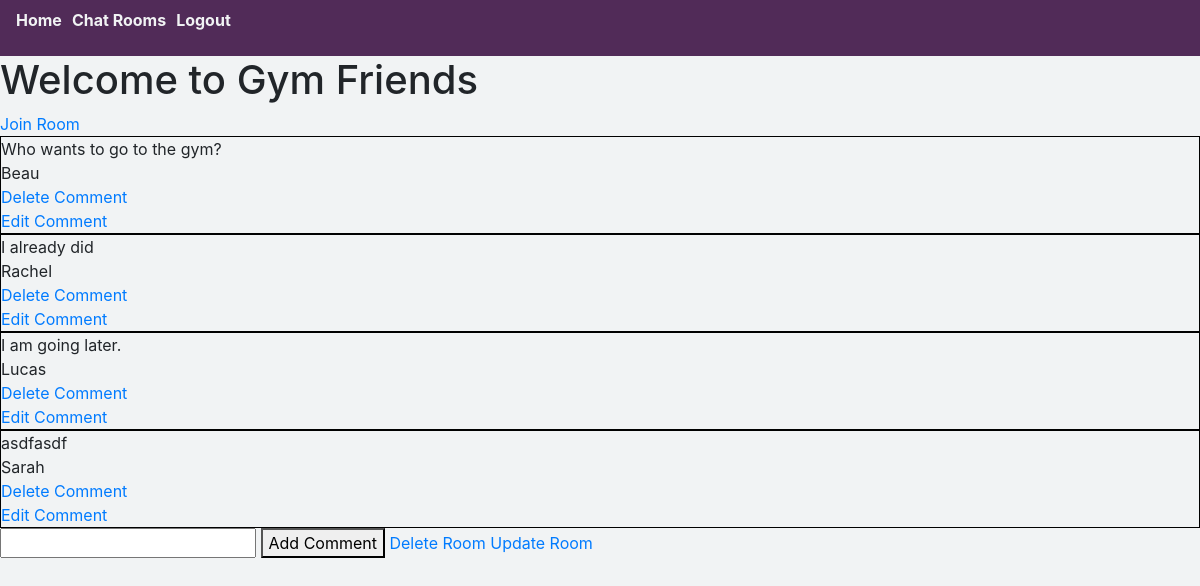
The app's page /3/chat_room_detail (signed in) with its own data.
### chat_app/models.py (models this page shows, shortened)
class Room(models.Model):
    name = models.CharField(max_length=255)
    description = models.CharField(max_length=255, null=True)
    created_by = models.ForeignKey(User, on_delete=models.CASCADE, null=True, related_name='rooms')
    members = models.ManyToManyField(User)

class Message(models.Model):
    text = models.CharField(max_length=255, null=True)
    user = models.ForeignKey(User, on_delete=models.CASCADE, null=True)
    room = models.ForeignKey(Room, on_delete=models.CASCADE, null=True)

### chat_app/views.py (the view)
# urls.py: path('<int:pk>/chat_room_detail', views.DetailView.as_view(), name='chat_detail'),
class DetailView(generic.DetailView):
    model = Room
    template_name = 'chat_app/chat_room_detail.html'
    fields = ['name']

### chat_app/templates/chat_app/chat_room_detail.html (shortened to what this page needs)
{% extends 'chat_app/base.html' %}
{% block content %}
<h1>Welcome to {{room.name}}</h1>
<div><a href="#">Join Room</a></div>
{% for message in object.message_set.all %}
<div class="message">
  <div>{{message.text}}</div>
  <div>{{message.user}}</div>
  <div><a href="{% url 'chat_app:message_delete' message.id %}">Delete Comment</a></div>
  <div><a href="{% url 'chat_app:message_edit' message.id %}">Edit Comment</a></div>
</div>
{% endfor %}
<form action="{% url 'chat_app:message_create' room.id %}" method='post' ">{% csrf_token %}
  <input type="text" name='text'>
  <button>Add Comment</button>
  <a href="{% url 'chat_app:room_delete' room.id %}">Delete Room</a>
  <a href="{% url 'chat_app:room_update' room.id %}">Update Room</a>
</form>
{% endblock content %}

### chat_app/static/styles.css (style rules this page uses)
* { box-sizing: border-box; }
body { background-color: #f1f3f4; }
.message { border: solid 1px #000; }

### records on screen
Room: name "Gym Friends"
Message: text "Who wants to go to the gym?", user "Beau"
Message: text "I already did", user "Rachel"
Message: text "I am going later.", user "Lucas"
Message: text "asdfasdf", user "Sarah"
